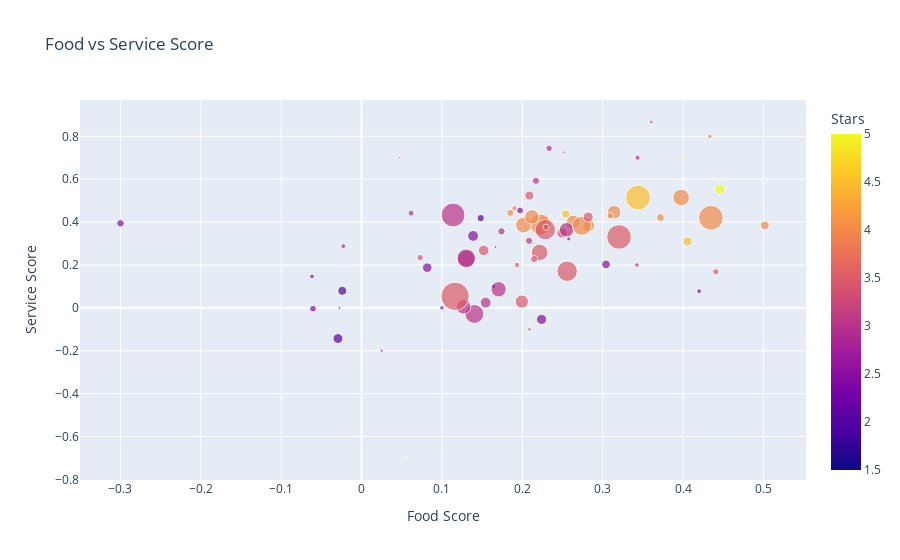

Notebook code cell kept with this figure:
### Code cell
import plotly.express as px
fig = px.scatter(plot_df, x="Food Score", y="Service Score",
                 color='Stars', hover_data=['Food Score'], hover_name="name",
                 size="Review Count", title="Food vs Service Score"
                )
# fig.update_traces(marker_size=15)
# fig.write_html('../food_service_score.html')
fig.show()

### Figure 1 — Plotly figure (JSON) as saved in the notebook; plotly's stock layout.template omitted (floating-point values rounded to 4 significant figures)
{"data": [{"hovertemplate": "<b>%{hovertext}</b><br><br>Food Score=%{x}<br>Service Score=%{y}<br>Review Count=%{marker.size}<br>Stars=%{marker.color}<extra></extra>", "hovertext": ["Ahmed Indian Restaurant", "Ahmed Indian Restaurant", "Bachata Breeze Restaurant", "Backlot Express", "Bamboo Garden Super Buffet", "Biergarten Restaurant", "Boi Brazil Churrascaria", "Boston Lobster Feast", "Breakfast with Goofy and his Pals", "Buffet City", "Café Osceola", "Cafe Gauguin", "Cafe Matisse", "Chef Mickey's", "Cici's Pizza", "Cici's Pizza", "Cici's Pizza", "Cici's Pizza", "Covington Mill Restaurant", "Crazy Buffet", "Crydermans Barbecue", "Curry House Indian Cuisine", "El Palacio Buffet", "El Palacio Buffet", "El Palacio Buffet", "El Potro", "Estrella Latina", "Fresh Mediterranean Market", "Garden Grill Restaurant", "Gateway To India", "Giant Panda", "Golden Corral Buffet & Grill", "Golden Corral Buffet & Grill", "Golden Corral Buffet & Grill", "Golden Corral Buffet & Grill", "Golden Corral Buffet & Grill", "Golden Corral Buffet & Grill", "Golden Corral Buffet & Grill", "Golden Corral Buffet & Grill", "Golden Corral Buffet & Grill", "Golden Corral Buffet & Grill", "Golden Corral Buffet & Grill", "Harvest Bistro", "Hokkaido Chinese & Japanese Buffet", "Hokkaido Chinese & Japanese Buffet", "Hollywood & Vine", "Ichiban Buffet", "Ichiban Buffet", "Ichiban Buffet", "Ichigo Ichie Buffet", "Izziban Sushi And Korean BBQ", "King Buffet", "Koywan Hibachi Buffet", "La China Blue", "Lai Lai Chinese Cuisine & Sushi Bar", "Latitude & Longitude", "Mandolin's", "Mei Asian China Buffet", "Mikado Japanese Seafood Buffet", "Moghul Indian Cuisine", "Nine Spices Hot Pot", "Oreganatta", "Phil-Asian Foodmart", "Ponderosa Steakhouse", "Rosen Inn Lake Buena Vista", "Saffron Indian Cuisine", "Saffron Indian Cuisine", "Savannah Bar and Grille", "SeaWorld Orlando", "Spice Indian Grill", "Texas de Brazil", "The Crystal Palace", "The Garden Gallery", "The Knife - Lake Buena Vista", "Tony's Brazilian Grill", "Tropical Cabana", "U & Me Revolving Hot Pot", "Villa de Flora", "Whistle Stop Restaurant"], "legendgroup": "", "marker": {"color": [3.5, 4, 3, 3.5, 2.5, 4, 4, 3, 5, 3, 3.5, 3, 3, 3.5, 2.5, 2.5, 3, 3, 4, 3.5, 4.5, 4.5, 4, 3.5, 1.5, 4, 3, 3.5, 4, 4, 3, 3, 2.5, 2, 2.5, 2, 3.5, 3.5, 2.5, 2.5, 2.5, 3, 4, 3.5, 3, 3, 3, 2.5, 3, 3, 3.5, 2.5, 3, 3.5, 4, 4, 2.5, 2, 4, 4, 4, 2.5, 4.5, 3.5, 2.5, 4.5, 3.5, 2.5, 3.5, 4.5, 4, 3.5, 3.5, 3, 4, 5, 4, 3.5, 4], "coloraxis": "coloraxis", "size": [146, 131, 9, 129, 11, 596, 367, 763, 9, 70, 54, 49, 28, 562, 102, 32, 55, 35, 18, 240, 114, 16, 38, 152, 26, 248, 8, 54, 250, 184, 159, 69, 22, 72, 160, 107, 112, 53, 123, 60, 62, 34, 84, 369, 316, 284, 419, 29, 481, 72, 818, 27, 283, 39, 67, 28, 12, 133, 335, 280, 492, 75, 10, 21, 140, 834, 70, 9, 1082, 88, 825, 565, 19, 462, 53, 148, 105, 138, 8], "sizemode": "area", "sizeref": 2.705, "symbol": "circle"}, "mode": "markers", "name": "", "orientation": "v", "showlegend": false, "type": "scatter", "x": [0.2494, 0.2262, 0.15, 0.2223, -0.0275, 0.2228, 0.3976, 0.1139, 0.055, 0.2084, 0.4408, 0.06159, 0.3426, 0.2286, 0.3042, 0.42, 0.2333, 0.3433, 0.2514, 0.1994, 0.4054, 0.2143, 0.1901, 0.152, 0.1643, 0.3142, 0.04762, 0.07292, 0.2632, 0.2826, 0.1544, 0.2169, 0.2577, 0.1482, 0.1387, -0.02406, 0.2088, 0.2294, 0.0817, -0.06053, 0.1972, -0.02273, 0.3719, 0.2215, 0.1705, 0.2551, 0.1302, -0.06167, 0.1403, 0.1741, 0.3203, 0.1, 0.1269, 0.1933, 0.185, 0.4333, 0.025, -0.02939, 0.2014, 0.2119, 0.274, -0.3, 0.4, 0.3604, 0.2239, 0.3439, 0.2146, 0.1667, 0.1163, 0.2541, 0.4346, 0.2558, 0.2089, 0.1303, 0.3092, 0.4456, 0.5017, 0.2821, 0.3778], "xaxis": "x", "y": [0.3492, 0.4045, null, 0.3576, 0, 0.3887, 0.5149, 0.433, -0.7, 0.3125, 0.1683, 0.4417, 0.2, 0.365, 0.2028, 0.0781, 0.7438, 0.7, 0.725, 0.02917, 0.3093, 0.3014, 0.4646, 0.2681, 0.1006, 0.4461, 0.7, 0.2346, 0.4002, 0.383, 0.0244, 0.5924, 0.3217, 0.4186, 0.3355, 0.07986, 0.5236, 0.376, 0.1875, -0.003788, 0.454, 0.2875, 0.4213, 0.2586, 0.08688, 0.3642, 0.2274, 0.1464, -0.02838, 0.3569, 0.3307, 0, 0.005, 0.2, 0.4429, 0.8, -0.2, -0.1432, 0.386, 0.4244, 0.3828, 0.3942, 0.7, 0.8667, -0.05374, 0.5144, 0.2275, 0.2833, 0.0539, 0.4377, 0.4202, 0.171, -0.1, 0.2316, 0.4292, 0.5542, 0.3845, 0.4236, null], "yaxis": "y"}], "layout": {"coloraxis": {"colorbar": {"title": {"text": "Stars"}}, "colorscale": [[0, "#0d0887"], [0.1111, "#46039f"], [0.2222, "#7201a8"], [0.3333, "#9c179e"], [0.4444, "#bd3786"], [0.5556, "#d8576b"], [0.6667, "#ed7953"], [0.7778, "#fb9f3a"], [0.8889, "#fdca26"], [1, "#f0f921"]]}, "legend": {"itemsizing": "constant", "tracegroupgap": 0}, "title": {"text": "Food vs Service Score"}, "xaxis": {"anchor": "y", "domain": [0, 1], "title": {"text": "Food Score"}}, "yaxis": {"anchor": "x", "domain": [0, 1], "title": {"text": "Service Score"}}}}
